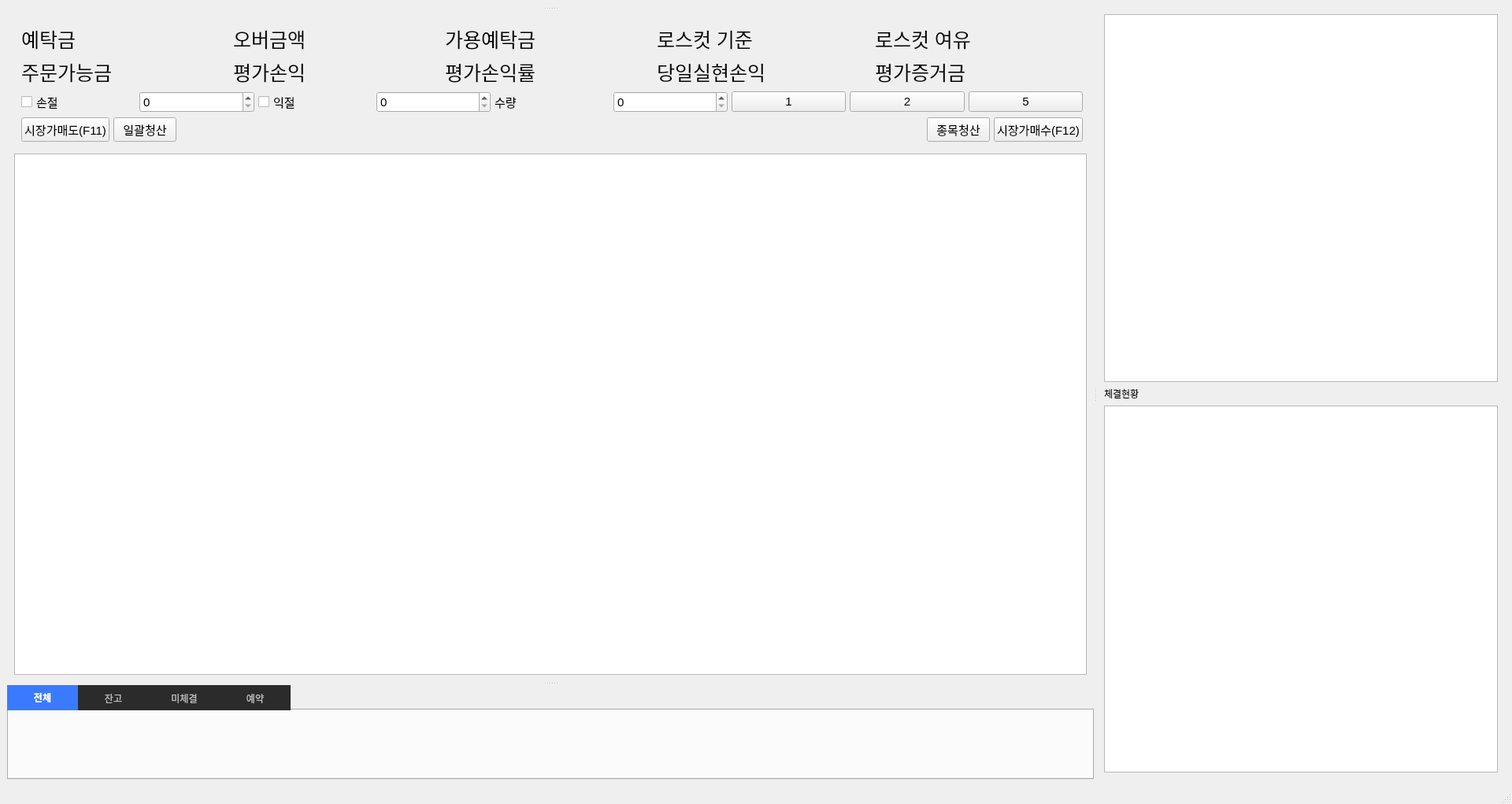
<?xml version="1.0" encoding="UTF-8"?>
<ui version="4.0">
 <class>MainWindow</class>
 <widget class="QMainWindow" name="MainWindow">
  <property name="geometry">
   <rect>
    <x>0</x>
    <y>0</y>
    <width>1920</width>
    <height>1021</height>
   </rect>
  </property>
  <property name="windowTitle">
   <string>HTS Client</string>
  </property>
  <widget class="QWidget" name="centralwidget">
   <layout class="QVBoxLayout" name="rootLayout">
    <item>
     <layout class="QHBoxLayout" name="topBarLayout"/>
    </item>
    <item>
     <widget class="QSplitter" name="splitterRoot">
      <property name="orientation">
       <enum>Qt::Horizontal</enum>
      </property>
      <widget class="QWidget" name="leftWidget">
       <layout class="QVBoxLayout" name="leftLayout">
        <item>
         <widget class="QSplitter" name="splitterLeft">
          <property name="orientation">
           <enum>Qt::Vertical</enum>
          </property>
          <widget class="QSplitter" name="splitterTop">
           <property name="orientation">
            <enum>Qt::Horizontal</enum>
           </property>
          </widget>
          <widget class="QFrame" name="orderbookContainer">
           <layout class="QVBoxLayout" name="orderbookLayout">
            <item>
             <widget class="QFrame" name="orderbookControlBar">
              <property name="font">
               <font>
                <pointsize>19</pointsize>
               </font>
              </property>
              <property name="styleSheet">
               <string notr="true"/>
              </property>
              <layout class="QVBoxLayout" name="orderbookControlLayout">
               <property name="spacing">
                <number>5</number>
               </property>
               <property name="rightMargin">
                <number>5</number>
               </property>
               <item>
                <layout class="QGridLayout" name="accountSummaryGrid">
                 <item row="0" column="0">
                  <widget class="QLabel" name="labelDeposit">
                   <property name="text">
                    <string>예탁금</string>
                   </property>
                  </widget>
                 </item>
                 <item row="0" column="1">
                  <widget class="QLabel" name="lblDeposit"/>
                 </item>
                 <item row="0" column="2">
                  <widget class="QLabel" name="labelOver">
                   <property name="text">
                    <string>오버금액</string>
                   </property>
                  </widget>
                 </item>
                 <item row="0" column="3">
                  <widget class="QLabel" name="lblOver"/>
                 </item>
                 <item row="0" column="4">
                  <widget class="QLabel" name="labelAvailable">
                   <property name="text">
                    <string>가용예탁금</string>
                   </property>
                  </widget>
                 </item>
                 <item row="0" column="5">
                  <widget class="QLabel" name="lblAvailable"/>
                 </item>
                 <item row="0" column="6">
                  <widget class="QLabel" name="labelLosscut">
                   <property name="text">
                    <string>로스컷 기준</string>
                   </property>
                  </widget>
                 </item>
                 <item row="0" column="7">
                  <widget class="QLabel" name="lblLosscutBase"/>
                 </item>
                 <item row="0" column="8">
                  <widget class="QLabel" name="labelLosscutRemain">
                   <property name="text">
                    <string>로스컷 여유</string>
                   </property>
                  </widget>
                 </item>
                 <item row="0" column="9">
                  <widget class="QLabel" name="lblLosscutRemain"/>
                 </item>
                 <item row="1" column="0">
                  <widget class="QLabel" name="label">
                   <property name="text">
                    <string>주문가능금</string>
                   </property>
                  </widget>
                 </item>
                 <item row="1" column="1">
                  <widget class="QLabel" name="lblOrderable"/>
                 </item>
                 <item row="1" column="2">
                  <widget class="QLabel" name="label">
                   <property name="text">
                    <string>평가손익</string>
                   </property>
                  </widget>
                 </item>
                 <item row="1" column="3">
                  <widget class="QLabel" name="lblPnL"/>
                 </item>
                 <item row="1" column="4">
                  <widget class="QLabel" name="label">
                   <property name="text">
                    <string>평가손익률</string>
                   </property>
                  </widget>
                 </item>
                 <item row="1" column="5">
                  <widget class="QLabel" name="lblPnLRate"/>
                 </item>
                 <item row="1" column="6">
                  <widget class="QLabel" name="label">
                   <property name="text">
                    <string>당일실현손익</string>
                   </property>
                  </widget>
                 </item>
                 <item row="1" column="7">
                  <widget class="QLabel" name="lblTodayPnL"/>
                 </item>
                 <item row="1" column="8">
                  <widget class="QLabel" name="label">
                   <property name="text">
                    <string>평가증거금</string>
                   </property>
                  </widget>
                 </item>
                 <item row="1" column="9">
                  <widget class="QLabel" name="lblMargin"/>
                 </item>
                </layout>
               </item>
               <item>
                <layout class="QHBoxLayout">
                 <item>
                  <widget class="QCheckBox" name="chkStop">
                   <property name="font">
                    <font>
                     <pointsize>11</pointsize>
                    </font>
                   </property>
                   <property name="text">
                    <string>손절</string>
                   </property>
                  </widget>
                 </item>
                 <item>
                  <widget class="QSpinBox" name="spinStopTick">
                   <property name="font">
                    <font>
                     <pointsize>11</pointsize>
                    </font>
                   </property>
                  </widget>
                 </item>
                 <item>
                  <widget class="QCheckBox" name="chkTake">
                   <property name="font">
                    <font>
                     <pointsize>11</pointsize>
                    </font>
                   </property>
                   <property name="text">
                    <string>익절</string>
                   </property>
                  </widget>
                 </item>
                 <item>
                  <widget class="QSpinBox" name="spinTakeTick">
                   <property name="font">
                    <font>
                     <pointsize>11</pointsize>
                    </font>
                   </property>
                  </widget>
                 </item>
                 <item>
                  <widget class="QLabel" name="label">
                   <property name="font">
                    <font>
                     <pointsize>11</pointsize>
                    </font>
                   </property>
                   <property name="text">
                    <string>수량</string>
                   </property>
                  </widget>
                 </item>
                 <item>
                  <widget class="QSpinBox" name="spinQty">
                   <property name="font">
                    <font>
                     <pointsize>11</pointsize>
                    </font>
                   </property>
                  </widget>
                 </item>
                 <item>
                  <widget class="QPushButton" name="pushButton">
                   <property name="font">
                    <font>
                     <pointsize>11</pointsize>
                    </font>
                   </property>
                   <property name="text">
                    <string>1</string>
                   </property>
                  </widget>
                 </item>
                 <item>
                  <widget class="QPushButton" name="pushButton">
                   <property name="font">
                    <font>
                     <pointsize>11</pointsize>
                    </font>
                   </property>
                   <property name="text">
                    <string>2</string>
                   </property>
                  </widget>
                 </item>
                 <item>
                  <widget class="QPushButton" name="pushButton">
                   <property name="font">
                    <font>
                     <pointsize>11</pointsize>
                    </font>
                   </property>
                   <property name="text">
                    <string>5</string>
                   </property>
                  </widget>
                 </item>
                </layout>
               </item>
               <item>
                <layout class="QHBoxLayout">
                 <item>
                  <widget class="QPushButton" name="btnMarketSell">
                   <property name="font">
                    <font>
                     <pointsize>11</pointsize>
                    </font>
                   </property>
                   <property name="text">
                    <string>시장가매도(F11)</string>
                   </property>
                  </widget>
                 </item>
                 <item>
                  <widget class="QPushButton" name="btnCloseAll">
                   <property name="font">
                    <font>
                     <pointsize>11</pointsize>
                    </font>
                   </property>
                   <property name="text">
                    <string>일괄청산</string>
                   </property>
                  </widget>
                 </item>
                 <item>
                  <spacer>
                   <property name="orientation">
                    <enum>Qt::Horizontal</enum>
                   </property>
                   <property name="sizeHint" stdset="0">
                    <size>
                     <width>0</width>
                     <height>0</height>
                    </size>
                   </property>
                  </spacer>
                 </item>
                 <item>
                  <widget class="QLabel" name="labelClock">
                   <property name="text">
                    <string/>
                   </property>
                  </widget>
                 </item>
                 <item>
                  <spacer>
                   <property name="orientation">
                    <enum>Qt::Horizontal</enum>
                   </property>
                   <property name="sizeHint" stdset="0">
                    <size>
                     <width>0</width>
                     <height>0</height>
                    </size>
                   </property>
                  </spacer>
                 </item>
                 <item>
                  <widget class="QPushButton" name="btnCloseSymbol">
                   <property name="font">
                    <font>
                     <pointsize>11</pointsize>
                    </font>
                   </property>
                   <property name="text">
                    <string>종목청산</string>
                   </property>
                  </widget>
                 </item>
                 <item>
                  <widget class="QPushButton" name="btnMarketBuy">
                   <property name="font">
                    <font>
                     <pointsize>11</pointsize>
                    </font>
                   </property>
                   <property name="text">
                    <string>시장가매수(F12)</string>
                   </property>
                  </widget>
                 </item>
                </layout>
               </item>
              </layout>
             </widget>
            </item>
            <item>
             <widget class="QTableWidget" name="tableOrderbook">
              <property name="maximumSize">
               <size>
                <width>16777215</width>
                <height>16777208</height>
               </size>
              </property>
             </widget>
            </item>
           </layout>
          </widget>
          <widget class="QTabWidget" name="bottomTabs">
           <property name="styleSheet">
            <string notr="true">
QTabBar::tab { width:90px;height:32px; }
QTabBar::tab:selected { background:#3a7afe;color:white;font-weight:bold; }
QTabBar::tab:!selected { background:#2b2b2b;color:#bbbbbb; }
            </string>
           </property>
           <property name="tabPosition">
            <enum>QTabWidget::North</enum>
           </property>
           <property name="currentIndex">
            <number>0</number>
           </property>
           <widget class="QWidget" name="tabPositions">
            <property name="maximumSize">
             <size>
              <width>16777208</width>
              <height>16777215</height>
             </size>
            </property>
            <property name="baseSize">
             <size>
              <width>0</width>
              <height>6</height>
             </size>
            </property>
            <attribute name="title">
             <string>전체</string>
            </attribute>
            <layout class="QVBoxLayout" name="positionsLayout"/>
           </widget>
           <widget class="QWidget" name="tabExecutions">
            <attribute name="title">
             <string>잔고</string>
            </attribute>
            <layout class="QVBoxLayout" name="executionsLayout"/>
           </widget>
           <widget class="QWidget" name="tabAccount">
            <attribute name="title">
             <string>미체결</string>
            </attribute>
            <layout class="QVBoxLayout" name="accountLayout"/>
           </widget>
           <widget class="QWidget" name="tabOpenOrders">
            <attribute name="title">
             <string>예약</string>
            </attribute>
            <layout class="QVBoxLayout" name="reservationLayout"/>
           </widget>
          </widget>
         </widget>
        </item>
       </layout>
      </widget>
      <widget class="QFrame" name="rightPanel">
       <layout class="QVBoxLayout" name="rightPanelLayout">
        <item>
         <widget class="QTableWidget" name="tableWatchlist"/>
        </item>
        <item>
         <widget class="QLabel" name="label">
          <property name="text">
           <string>체결현황</string>
          </property>
         </widget>
        </item>
        <item>
         <widget class="QTableWidget" name="tableTimeSales"/>
        </item>
       </layout>
       <widget class="QFrame" name="orderPanelBody">
        <property name="geometry">
         <rect>
          <x>0</x>
          <y>0</y>
          <width>24</width>
          <height>24</height>
         </rect>
        </property>
        <property name="visible">
         <bool>false</bool>
        </property>
        <layout class="QVBoxLayout" name="orderPanelBodyLayout"/>
       </widget>
      </widget>
     </widget>
    </item>
   </layout>
  </widget>
  <widget class="QStatusBar" name="statusbar"/>
 </widget>
 <resources/>
 <connections/>
</ui>
